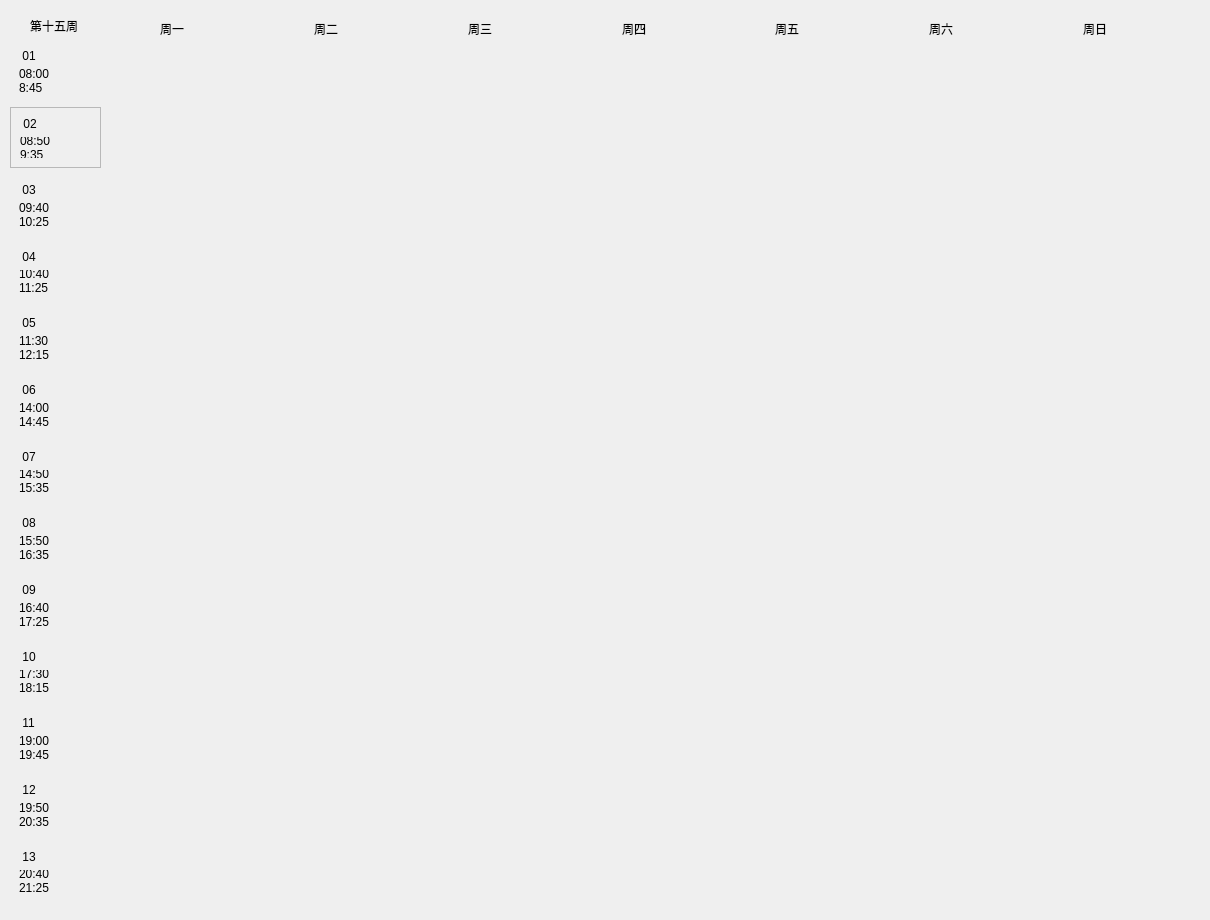
   <widget class="QWidget" name="page15">
    <widget class="QWidget" name="widget_225" native="true">
     <property name="geometry">
      <rect>
       <x>10</x>
       <y>0</y>
       <width>1191</width>
       <height>911</height>
      </rect>
     </property>
     <widget class="QLabel" name="firstweek_15">
      <property name="geometry">
       <rect>
        <x>20</x>
        <y>10</y>
        <width>101</width>
        <height>31</height>
       </rect>
      </property>
      <property name="styleSheet">
       <string notr="true">font: 12pt &quot;微软雅黑&quot;;</string>
      </property>
      <property name="text">
       <string>第十五周</string>
      </property>
     </widget>
     <widget class="QWidget" name="widget_226" native="true">
      <property name="geometry">
       <rect>
        <x>0</x>
        <y>40</y>
        <width>91</width>
        <height>861</height>
       </rect>
      </property>
      <layout class="QVBoxLayout" name="verticalLayout_197">
       <item>
        <widget class="QWidget" name="widget_227" native="true">
         <layout class="QVBoxLayout" name="verticalLayout_198">
          <item>
           <widget class="QLabel" name="num1_15">
            <property name="styleSheet">
             <string notr="true">font: rgb(32, 48, 126);
font: 12pt &quot;隶书&quot;;</string>
            </property>
            <property name="text">
             <string> 01</string>
            </property>
           </widget>
          </item>
          <item>
           <widget class="QLabel" name="first_15">
            <property name="text">
             <string>08:00
8:45</string>
            </property>
            <property name="scaledContents">
             <bool>false</bool>
            </property>
           </widget>
          </item>
         </layout>
        </widget>
       </item>
       <item>
        <widget class="QFrame" name="frame_15">
         <property name="frameShape">
          <enum>QFrame::StyledPanel</enum>
         </property>
         <property name="frameShadow">
          <enum>QFrame::Raised</enum>
         </property>
         <layout class="QVBoxLayout" name="verticalLayout_199">
          <item>
           <widget class="QLabel" name="num2_15">
            <property name="styleSheet">
             <string notr="true">font: rgb(32, 48, 126);
font: 12pt &quot;隶书&quot;;</string>
            </property>
            <property name="text">
             <string> 02</string>
            </property>
           </widget>
          </item>
          <item>
           <widget class="QLabel" name="second_15">
            <property name="text">
             <string>08:50
9:35</string>
            </property>
           </widget>
          </item>
         </layout>
        </widget>
       </item>
       <item>
        <widget class="QWidget" name="widget_228" native="true">
         <layout class="QVBoxLayout" name="verticalLayout_200">
          <item>
           <widget class="QLabel" name="num3_15">
            <property name="styleSheet">
             <string notr="true">font: 12pt &quot;隶书&quot;;</string>
            </property>
            <property name="text">
             <string> 03</string>
            </property>
           </widget>
          </item>
          <item>
           <widget class="QLabel" name="third_15">
            <property name="text">
             <string>09:40
10:25</string>
            </property>
           </widget>
          </item>
         </layout>
        </widget>
       </item>
       <item>
        <widget class="QWidget" name="widget_229" native="true">
         <layout class="QVBoxLayout" name="verticalLayout_201">
          <item>
           <widget class="QLabel" name="num4_15">
            <property name="styleSheet">
             <string notr="true">font: 12pt &quot;隶书&quot;;</string>
            </property>
            <property name="text">
             <string> 04</string>
            </property>
           </widget>
          </item>
          <item>
           <widget class="QLabel" name="forth_15">
            <property name="text">
             <string>10:40
11:25</string>
            </property>
           </widget>
          </item>
         </layout>
        </widget>
       </item>
       <item>
        <widget class="QWidget" name="widget_230" native="true">
         <layout class="QVBoxLayout" name="verticalLayout_202">
          <item>
           <widget class="QLabel" name="num5_15">
            <property name="styleSheet">
             <string notr="true">font: 12pt &quot;隶书&quot;;</string>
            </property>
            <property name="text">
             <string> 05</string>
            </property>
           </widget>
          </item>
          <item>
           <widget class="QLabel" name="fifth_15">
            <property name="text">
             <string>11:30
12:15</string>
            </property>
           </widget>
          </item>
         </layout>
        </widget>
       </item>
       <item>
        <widget class="QWidget" name="widget_231" native="true">
         <layout class="QVBoxLayout" name="verticalLayout_203">
          <item>
           <widget class="QLabel" name="num6_15">
            <property name="styleSheet">
             <string notr="true">font: 12pt &quot;隶书&quot;;</string>
            </property>
            <property name="text">
             <string> 06</string>
            </property>
           </widget>
          </item>
          <item>
           <widget class="QLabel" name="sixth_15">
            <property name="text">
             <string>14:00
14:45</string>
            </property>
           </widget>
          </item>
         </layout>
        </widget>
       </item>
       <item>
        <widget class="QWidget" name="widget_232" native="true">
         <layout class="QVBoxLayout" name="verticalLayout_204">
          <item>
           <widget class="QLabel" name="num7_15">
            <property name="styleSheet">
             <string notr="true">font: 12pt &quot;隶书&quot;;</string>
            </property>
            <property name="text">
             <string> 07</string>
            </property>
           </widget>
          </item>
          <item>
           <widget class="QLabel" name="seventh_15">
            <property name="text">
             <string>14:50
15:35</string>
            </property>
           </widget>
          </item>
         </layout>
        </widget>
       </item>
       <item>
        <widget class="QWidget" name="widget_233" native="true">
         <layout class="QVBoxLayout" name="verticalLayout_205">
          <item>
           <widget class="QLabel" name="num8_15">
            <property name="styleSheet">
             <string notr="true">font: 12pt &quot;隶书&quot;;</string>
            </property>
            <property name="text">
             <string> 08</string>
            </property>
           </widget>
          </item>
          <item>
           <widget class="QLabel" name="eighth_15">
            <property name="text">
             <string>15:50
16:35</string>
            </property>
           </widget>
          </item>
         </layout>
        </widget>
       </item>
       <item>
        <widget class="QWidget" name="widget_234" native="true">
         <layout class="QVBoxLayout" name="verticalLayout_206">
          <item>
           <widget class="QLabel" name="num9_15">
            <property name="styleSheet">
             <string notr="true">font: 12pt &quot;隶书&quot;;</string>
            </property>
            <property name="text">
             <string> 09</string>
            </property>
           </widget>
          </item>
          <item>
           <widget class="QLabel" name="ninth_15">
            <property name="text">
             <string>16:40
17:25</string>
            </property>
           </widget>
          </item>
         </layout>
        </widget>
       </item>
       <item>
        <widget class="QWidget" name="widget_235" native="true">
         <layout class="QVBoxLayout" name="verticalLayout_207">
          <item>
           <widget class="QLabel" name="num10_15">
            <property name="styleSheet">
             <string notr="true">font: 12pt &quot;隶书&quot;;</string>
            </property>
            <property name="text">
             <string> 10</string>
            </property>
           </widget>
          </item>
          <item>
           <widget class="QLabel" name="tenth_15">
            <property name="text">
             <string>17:30
18:15</string>
            </property>
           </widget>
          </item>
         </layout>
        </widget>
       </item>
       <item>
        <widget class="QWidget" name="widget_236" native="true">
         <layout class="QVBoxLayout" name="verticalLayout_208">
          <item>
           <widget class="QLabel" name="num11_15">
            <property name="styleSheet">
             <string notr="true">font: 12pt &quot;隶书&quot;;</string>
            </property>
            <property name="text">
             <string> 11</string>
            </property>
           </widget>
          </item>
          <item>
           <widget class="QLabel" name="eleventh_15">
            <property name="text">
             <string>19:00
19:45</string>
            </property>
           </widget>
          </item>
         </layout>
        </widget>
       </item>
       <item>
        <widget class="QWidget" name="widget_237" native="true">
         <layout class="QVBoxLayout" name="verticalLayout_209">
          <item>
           <widget class="QLabel" name="num12_15">
            <property name="styleSheet">
             <string notr="true">font: 12pt &quot;隶书&quot;;</string>
            </property>
            <property name="text">
             <string> 12</string>
            </property>
           </widget>
          </item>
          <item>
           <widget class="QLabel" name="twelfth_15">
            <property name="text">
             <string>19:50
20:35</string>
            </property>
           </widget>
          </item>
         </layout>
        </widget>
       </item>
       <item>
        <widget class="QWidget" name="widget_238" native="true">
         <layout class="QVBoxLayout" name="verticalLayout_210">
          <item>
           <widget class="QLabel" name="num13_15">
            <property name="styleSheet">
             <string notr="true">font: 12pt &quot;隶书&quot;;</string>
            </property>
            <property name="text">
             <string> 13</string>
            </property>
           </widget>
          </item>
          <item>
           <widget class="QLabel" name="thirteenth_15">
            <property name="text">
             <string>20:40
21:25</string>
            </property>
           </widget>
          </item>
         </layout>
        </widget>
       </item>
      </layout>
     </widget>
     <widget class="QWidget" name="widget_239" native="true">
      <property name="geometry">
       <rect>
        <x>150</x>
        <y>10</y>
        <width>1071</width>
        <height>37</height>
       </rect>
      </property>
      <property name="styleSheet">
       <string notr="true">font: 12pt &quot;隶书&quot;;</string>
      </property>
      <layout class="QHBoxLayout" name="horizontalLayout_15">
       <item>
        <widget class="QLabel" name="mon_15">
         <property name="text">
          <string>周一</string>
         </property>
        </widget>
       </item>
       <item>
        <widget class="QLabel" name="tue_15">
         <property name="text">
          <string>周二</string>
         </property>
        </widget>
       </item>
       <item>
        <widget class="QLabel" name="wed_15">
         <property name="text">
          <string>周三</string>
         </property>
        </widget>
       </item>
       <item>
        <widget class="QLabel" name="thu_15">
         <property name="text">
          <string>周四</string>
         </property>
        </widget>
       </item>
       <item>
        <widget class="QLabel" name="fri_15">
         <property name="text">
          <string>周五</string>
         </property>
        </widget>
       </item>
       <item>
        <widget class="QLabel" name="sat_15">
         <property name="text">
          <string>周六</string>
         </property>
        </widget>
       </item>
       <item>
        <widget class="QLabel" name="sun_15">
         <property name="text">
          <string>周日</string>
         </property>
        </widget>
       </item>
      </layout>
     </widget>
     <widget class="QWidget" name="widget_240" native="true">
      <property name="geometry">
       <rect>
        <x>100</x>
        <y>50</y>
        <width>1061</width>
        <height>851</height>
       </rect>
      </property>
     </widget>
    </widget>
   </widget>
